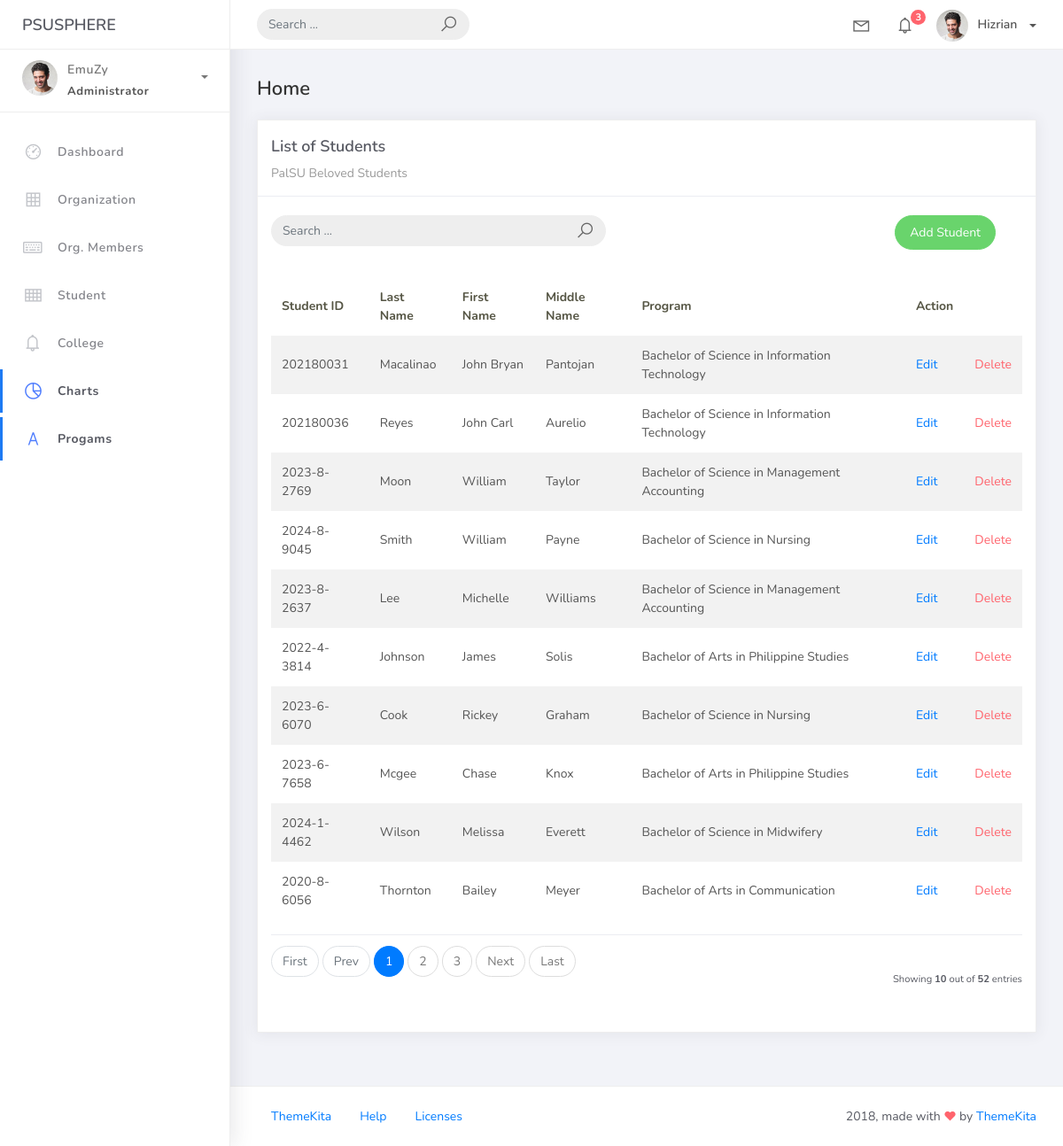
Screenshot of /student_list with the database file from the repository.
### studentorg/models.py (models this page shows, shortened)
class BaseModel(models.Model):
    create_at = models.DateTimeField(auto_now_add = True, db_index = True)
    update_at = models.DateTimeField(auto_now = True)
    class Meta:
        abstract = True

class Student(BaseModel):
    student_id = models.CharField(max_length = 15)
    firstname = models.CharField(max_length = 25)
    lastname = models.CharField(max_length = 25)
    middlename = models.CharField(max_length = 25, blank = True, null = True)
    program = models.ForeignKey(Program, on_delete = models.CASCADE)

class Program(BaseModel):
    prog_name = models.CharField(max_length = 150)
    college = models.ForeignKey(College, on_delete = models.CASCADE)
    def __str__(self):
        return self.prog_name

### studentorg/views.py (the view)
# urls.py: path('student_list', StudentList.as_view(), name='students-list'),
class StudentList(ListView):
    model = Student
    context_object_name = 'student'
    template_name = "student_list.html"
    paginate_by = 10
    def get_queryset(self, *args, **kwargs):
        qs = super(StudentList, self).get_queryset(*args, **kwargs)
        if self.request.GET.get("q") != None:
            query = self.request.GET.get('q')
            qs = qs.filter(Q(student_id__icontains=query) |
            Q(lastname__icontains=query) | Q(firstname__icontains=query) |
            Q(middlename__icontains=query) | Q(program__prog_name__icontains=query) )
        return qs

### templates/student_list.html
{% extends 'base.html' %} {% load static %} {% block content %}
<div class="content">
    <div class="container-fluid">
        <h4 class="page-title">Home</h4>
        <div class="row">
            <div class="col-md-12">
                <div class="card">
                    <div class="card-header">
                        <div class="card-title">List of Students</div>
                        <div class="card-category">PalSU Beloved Students</div>
                    </div>
                    <br>
                        <div class="col-md-12 row">
                            <div class="col-md-6">
                                <form action="" class="navbar-left navbar-form nav-search mr-md-3" action="{% url 'students-list' %}">
                                    <div class="input-group">
                                        <input type="text" placeholder="Search ..." class="form-control" name="q">
                                        <div class="input-group-append">
                                        <span class="input-group-text">
                                            <i class="la la-search search-icon"></i>
                                        </span>
                                        </div>
                                    </div>
                                </form>
                            </div>
                            <div class="col-md-6">
                                <div class="pull-right">
                                    <a href="{% url 'student-add' %}" class="btn btn-success btn-rounded">Add Student</a>
                                </div>
                            </div>
                        </div>
                    <div class="card-body">
                        <table class="table table-striped mt-3">
                            <thead>
                                <tr>
                                    <th scope="col">Student ID</th>
                                    <th scope="col">Last Name</th>
                                    <th scope="col">First Name</th>
                                    <th scope="col">Middle Name</th>
                                    <th scope="col">Program</th>
                                    <th scope="col">Action</th>
                                </tr>
                            </thead>
                            <tbody>
                                {% for object in object_list %}
                                <tr>
                                    <td>{{ object.student_id }}</td>
                                    <td>{{ object.lastname }}</td>
                                    <td>{{ object.firstname }}</td>
                                    <td>{{ object.middlename }}</td>
                                    <td>{{ object.program }}</td>
                                    <td><a href="student_list/{{ object.id }}">Edit</a></td>
                                    <td><a href="student_list/{{ object.id }}/delete" class="text-danger">Delete</a></td>
                                </tr>
                                {% empty %}
                                <tr>
                                    <td colspan="4" style="text-align: center">
                                    <p class="text-sm font-weight-bold mb-0">No Records Found</p>
                                    </td>
                                </tr>
                                {% endfor %}
                            </tbody>
                        </table>
                        {% include 'includes/pagination.html' %}
                    </div>
                </div>
            </div>
        </div>
    </div>
</div>
{% endblock %}

### rows the page displays
Student: student_id "202180031", lastname "Macalinao", firstname "John Bryan", middlename "Pantojan", program "Bachelor of Science in Information Technology"
Student: student_id "202180036", lastname "Reyes", firstname "John Carl", middlename "Aurelio", program "Bachelor of Science in Information Technology"
Student: student_id "2023-8-2769", lastname "Moon", firstname "William", middlename "Taylor", program "Bachelor of Science in Management Accounting"
Student: student_id "2024-8-9045", lastname "Smith", firstname "William", middlename "Payne", program "Bachelor of Science in Nursing"
Student: student_id "2023-8-2637", lastname "Lee", firstname "Michelle", middlename "Williams", program "Bachelor of Science in Management Accounting"
Student: student_id "2022-4-3814", lastname "Johnson", firstname "James", middlename "Solis", program "Bachelor of Arts in Philippine Studies"
Student: student_id "2023-6-6070", lastname "Cook", firstname "Rickey", middlename "Graham", program "Bachelor of Science in Nursing"
Student: student_id "2023-6-7658", lastname "Mcgee", firstname "Chase", middlename "Knox", program "Bachelor of Arts in Philippine Studies"
Student: student_id "2024-1-4462", lastname "Wilson", firstname "Melissa", middlename "Everett", program "Bachelor of Science in Midwifery"
Student: student_id "2020-8-6056", lastname "Thornton", firstname "Bailey", middlename "Meyer", program "Bachelor of Arts in Communication"

### other values shown
{{ page_num }} "1"
{{ page_num }} "2" "3"
{{ object_list.count }} "10"
{{ paginator.count }} "52"
